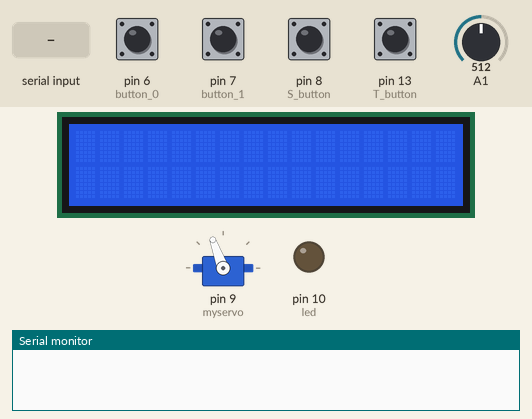
A sketch run on a simulated Arduino Uno, built with avr-gcc and run on an emulated ATmega328P. On the bench: 16×2 character LCD, servo, output pins drawn as LEDs (lit = HIGH), the last lines printed to the serial monitor. The test bench sets the inputs (shaded band); at power-on: pin 6 (button_0), pin 7 (button_1), pin 8 (S_button), pin 13 (T_button) LOW, A1 = 512.

Above: at 1.2 s.
1.3 s: pin 7 (button_1) pulled HIGH for 0.15 s
At 2.0 s:
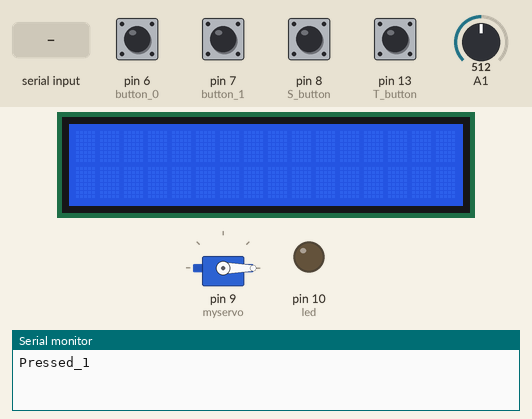
3.8 s: "H" received over Serial
At 6.0 s:
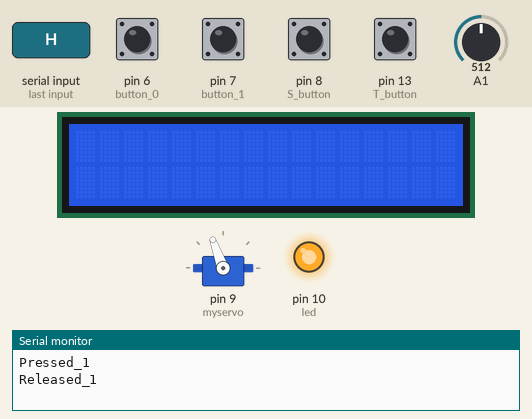
6.3 s: "C" received over Serial
At 7.8 s:
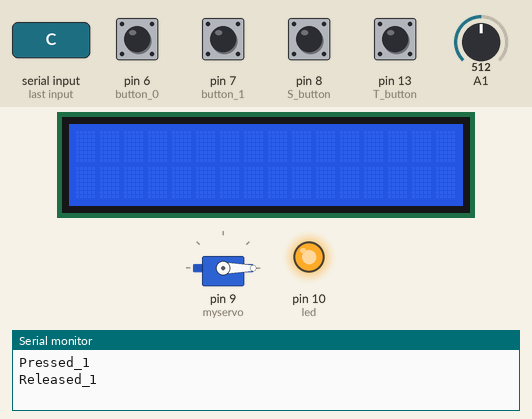
12.5 s: "L" received over Serial
At 13.8 s:
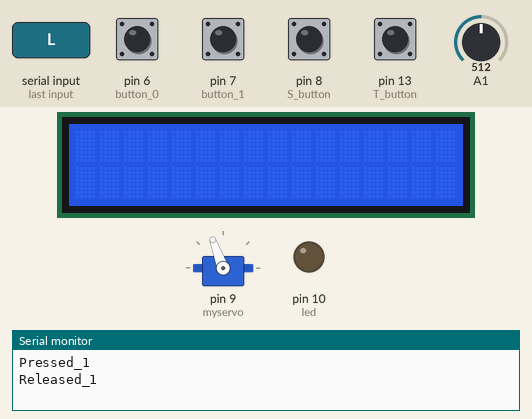
Timing chart, 0 to 15.5 s (numbered marks = the images above; inputs shaded):
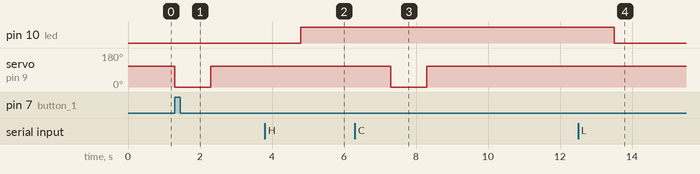

Measured:
- after the input at 1.3 s, servo on pin 9 (myservo): 110° → 0° at once, → 110° 1.0 s later
- after the input at 3.8 s, pin 10 (led): LOW → HIGH after 1.0 s
- after the input at 6.3 s, servo on pin 9 (myservo): 110° → 0° after 1.0 s, → 110° 1.0 s later
- after the input at 12.5 s, pin 10 (led): HIGH → LOW after 1.0 s

The sketch:

HelloYou.ino
```cpp
// include the library code:
#include <LiquidCrystal.h>
#include <String.h>
#include <Servo.h>
Servo myservo;

// the servo uses the PIN 9
int led = 10; // led that we will toggle
int T_button = 13;
int S_button = 8;
int button_0 = 6;
int button_1 = 7;

const int rs = 12, en = 11, d4 = 5, d5 = 4, d6 = 3, d7 = 2;
LiquidCrystal lcd(rs, en, d4, d5, d6, d7);

int pos = 0;
int done = 0;

int T_buttonState;
int S_buttonState;
int buttonState_0;
int buttonState_1;

float voltage = 0.1;

void setup() {
  Serial.begin(9600);
  pinMode(led, OUTPUT);
  pinMode(T_button, INPUT);
  pinMode(S_button, INPUT);
  pinMode(button_0, INPUT);
  pinMode(button_1, INPUT);

  // set up the LCD's number of columns and rows:
  lcd.begin(16, 2);
  // Print a message to the LCD.
  //lcd.print("hello, world!");

  // attach the control signal to the servo
  myservo.attach(9);
  myservo.write(0);

}

char inChar;  // character we will use for messages from the RPi
String txtMsg = "";
String txtLCD = "";
unsigned int lastStringLength = txtMsg.length();     // previous length of the String

void loop() {
  // read the character we recieve on the serial port from the RPi_Server

  int sensorValue = analogRead(A1);
  voltage = sensorValue * (5.0 / 1023.0);
  //Serial.println(voltage);

  if (voltage > 1.0) {
    myservo.write(110);
    //delay(1000);
    }


  lastStringLength = txtMsg.length();
  //Serial.println(lastStringLength);

  if(Serial.available()) {
    inChar = (char)Serial.read();
    txtMsg = Serial.readString();
    lcd.clear();
  }

  // if we get a 'H', turn the LED on; if we get a 'L', turn the LEC off.
  if(inChar == 'H'){
    digitalWrite(led, HIGH);
    //Serial.println(txtMsg);
  }
  else if (inChar == 'L'){
    digitalWrite(led, LOW);
  }

  else if (inChar == 'P'){
    //Serial.println(inChar);
    myservo.write(110);
    delay(1000);
    inChar = " ";
  }

  else if (inChar == 'C'){
    //Serial.println(inChar);
    myservo.write(0);
    delay(1000);
    inChar = " ";
  }

  //if a new instruction comes in, assign that value to txtLCD
  else if (txtMsg.length() > 2) {
    txtLCD = txtMsg;
    //Serial.println(inChar);
    //Serial.println(txtMsg);
    //String txtMsg = "";

    }

  txtLCD = txtLCD.substring(0, txtLCD.length()-1);
  //Always display txtLCD
  lcd.setCursor(0, 0);
  lcd.print(txtLCD);


  //Serial.println(txtLCD);

  // T_button event checker - if pressed, send message to RPi
  int T_newState = digitalRead(T_button);
  if (T_buttonState != T_newState) {
    T_buttonState = T_newState;
    if(T_buttonState == HIGH){
      Serial.println("Pressed_T"); //note println put a /r/n at the end of a line
    }
    else{
      Serial.println("Released_T");
    }
  }

// S_button event checker - if pressed, send message to RPi
 int S_newState = digitalRead(S_button);
 if (S_buttonState != S_newState) {
   S_buttonState = S_newState;
   if(S_buttonState == HIGH){
     Serial.println("Pressed_S"); //note println put a /r/n at the end of a line
   }
   else{
     Serial.println("Released_S");
   }
 }


 // button_0 event checker - if pressed, send message to RPi
 int newState_0 = digitalRead(button_0);
 if (buttonState_0 != newState_0) {
   buttonState_0 = newState_0;
   if(buttonState_0 == HIGH){
     Serial.println("Pressed_0"); //note println put a /r/n at the end of a line
   }
   else{
     Serial.println("Released_0");
   }
 }
//
 // button_1 event checker - if pressed, send message to RPi
 int newState_1 = digitalRead(button_1);
 if (buttonState_1 != newState_1) {
   buttonState_1 = newState_1;
   if(buttonState_1 == HIGH){
     Serial.println("Pressed_1"); //note println put a /r/n at the end of a line
     myservo.write(0);
     delay(1000);
   }
   else{
     Serial.println("Released_1");
   }
 }


}
```
